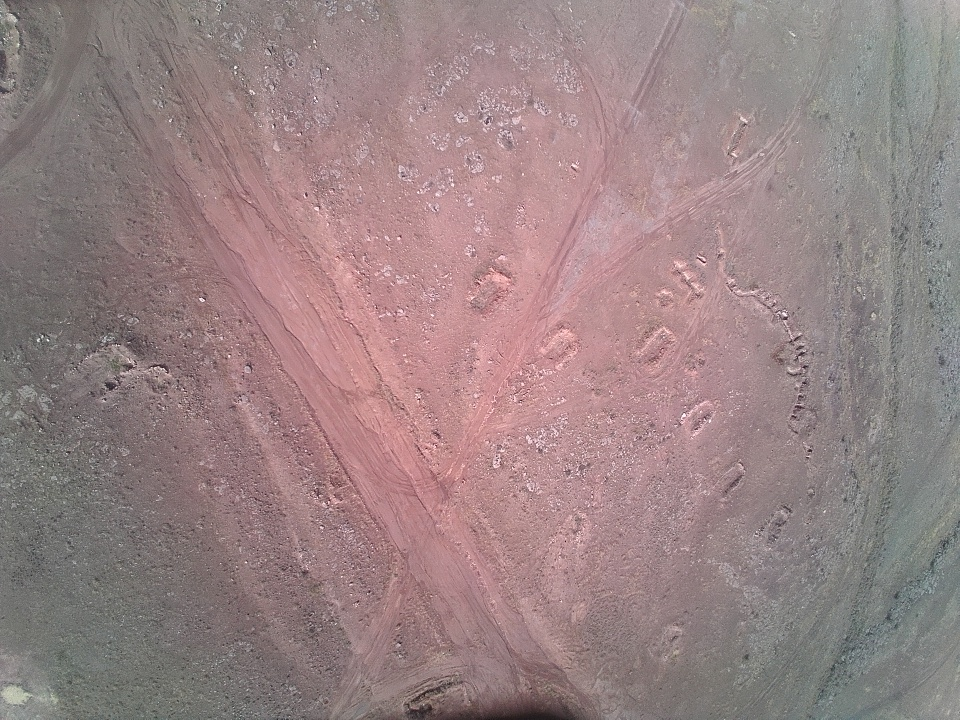
#> input picture train_dataset_sample_copy/images/pair_0002/drone.png, 960 x 720 px
$ python data_process.py
#> lines starting #> are read from the running program, lines starting #| are printed output that depends on the picture
import cv2
import numpy as np

# Paths to your images
img0_path = 'train_dataset_sample_copy/images/pair_0002/drone.png'
img1_path = 'train_dataset_sample_copy/images/pair_0002/satellite.png'

# Camera intrinsics (example, replace with your calibration)
K = np.array([
    [1500,    0, 960],
    [   0, 1500, 540],
    [   0,    0,   1]
], dtype=np.float32)

# Read images
img0 = cv2.imread(img0_path, cv2.IMREAD_GRAYSCALE)
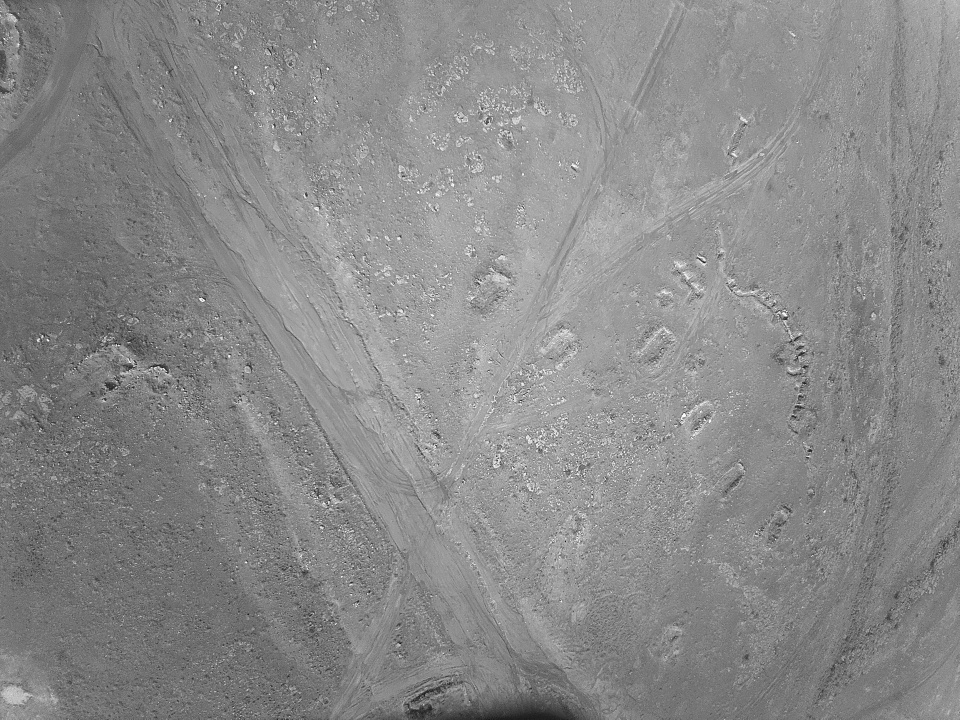
#> img0: shape (720, 960); min 20, max 253, mean 137.6
img1 = cv2.imread(img1_path, cv2.IMREAD_GRAYSCALE)
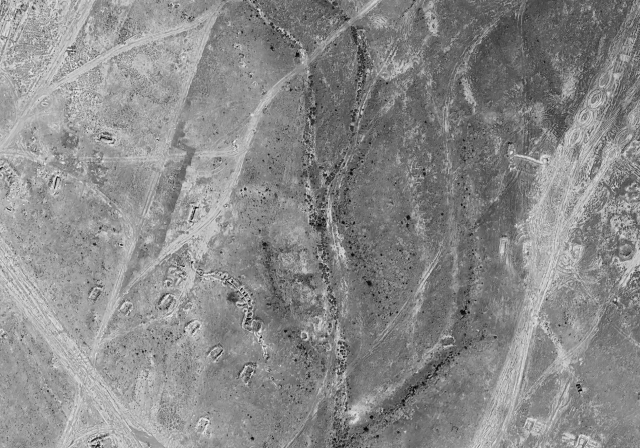
#> input picture train_dataset_sample_copy/images/pair_0002/satellite.png, 640 x 448 px
#> img1 is the input picture: shape (448, 640); min 3, max 245, mean 137.6

# Compute SIFT keypoints and descriptors
sift = cv2.SIFT_create()
kp0, des0 = sift.detectAndCompute(img0, None)
#> kp0 = 1050 keypoints; strongest (x, y, size): (235, 67, 2), (38, 340, 2.2), (785, 318, 2.4), (200, 299, 2)
kp1, des1 = sift.detectAndCompute(img1, None)
#> kp1 = 2055 keypoints; strongest (x, y, size): (252, 438, 2.1), (98, 445, 1.9), (94, 244, 2), (297, 54, 3.1)

# Match descriptors
bf = cv2.BFMatcher()
matches = bf.knnMatch(des0, des1, k=2)
#> matches = 1050 matches

# Ratio test
good_matches = []
pts0 = []
pts1 = []
for m, n in matches:
    if m.distance < 0.75 * n.distance:
        pts0.append(kp0[m.queryIdx].pt)
        pts1.append(kp1[m.trainIdx].pt)
#> after the loop, pts0 = [(134.3, 134.3)]; pts1 = [(161, 298.8)]
pts0 = np.array(pts0)
#> pts0 = [[134.3, 134.3]]
pts1 = np.array(pts1)
#> pts1 = [[161, 298.8]]

# Use RANSAC to filter inliers
if len(pts0) >= 8:
    F, mask = cv2.findFundamentalMat(pts0, pts1, cv2.FM_RANSAC, 3.0, 0.99)
    inlier_pts0 = pts0[mask.ravel() == 1]
    inlier_pts1 = pts1[mask.ravel() == 1]
else:
    inlier_pts0 = np.empty((0, 2))
    inlier_pts1 = np.empty((0, 2))

print(f"Original matches: {len(pts0)}, Inliers after RANSAC: {len(inlier_pts0)}")
#| Original matches: 1, Inliers after RANSAC: 0

# Save .npz file for EfficientLoFTR
np.savez('train_dataset_sample_copy/meta/pair_0002.npz',
         image0_path=img0_path,
         image1_path=img1_path,
         K0=K,
         K1=K,
         matches0=inlier_pts0,  # Nx2
         matches1=inlier_pts1   # Nx2
         )
print('Saved train_dataset_sample_copy/meta/pair_0001.npz')
